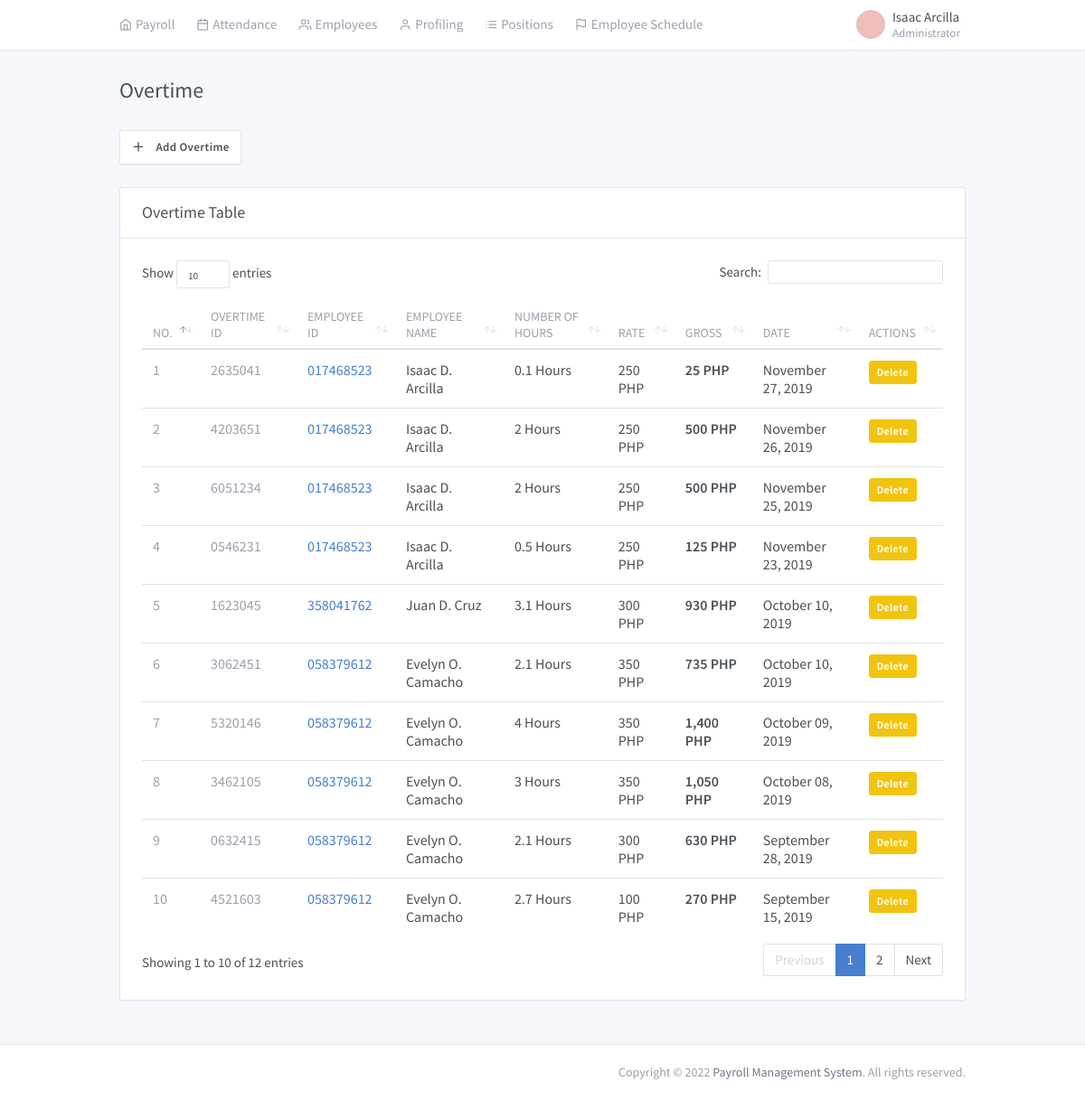
/admin/overtime.php (signed in), run on the app's committed database.
### tables this page shows
CREATE TABLE `overtime` (
  `id` int(11) NOT NULL,
  `employee_id` int(11) DEFAULT NULL,
  `overtime_id` varchar(45) DEFAULT NULL,
  `hours` double DEFAULT NULL,
  `rate_hour` double DEFAULT NULL,
  `date_overtime` varchar(45) DEFAULT NULL
);

CREATE TABLE `employees` (
  `id` int(11) NOT NULL,
  `employee_id` varchar(45) DEFAULT NULL,
  `position_id` int(11) DEFAULT NULL,
  `schedule_id` int(11) DEFAULT NULL,
  `created_on` varchar(45) DEFAULT NULL,
  `photo` longtext DEFAULT NULL,
  `fullname` varchar(45) DEFAULT NULL,
  `address` varchar(45) DEFAULT NULL,
  `email` varchar(45) DEFAULT NULL,
  `phonenumber` varchar(45) DEFAULT NULL,
  `birthdate` varchar(45) DEFAULT NULL,
  `sex` varchar(45) DEFAULT NULL,
  `position` varchar(45) DEFAULT NULL,
  `civil_status` varchar(45) DEFAULT NULL,
  `citizenship` varchar(45) DEFAULT NULL,
  `height` int(11) DEFAULT NULL,
  `weight` int(11) DEFAULT NULL,
  `religion` varchar(45) DEFAULT NULL,
  `spouse` varchar(45) DEFAULT NULL,
  `spouse_occupation` varchar(45) DEFAULT NULL,
  `father` varchar(45) DEFAULT NULL,
  `father_occupation` varchar(45) DEFAULT NULL,
  `mother` varchar(45) DEFAULT NULL,
  `mother_occupation` varchar(45) DEFAULT NULL,
  `parent_address` varchar(45) DEFAULT NULL,
  `emergency_name` varchar(45) DEFAULT NULL,
  `emergency_contact` varchar(45) DEFAULT NULL,
  `project_name` varchar(45) DEFAULT NULL,
  `site_location` varchar(45) DEFAULT NULL
);

### admin/modals/modal_add_overtime.php (called while the page is built, shortened)
<?php
 $queryPosition = "SELECT *, overtime.id AS otid, employees.employee_id AS empid FROM overtime LEFT JOIN employees ON employees.id=overtime.employee_id ORDER BY date_overtime DESC;";
 $queryResult = mysqli_query($connection, $queryPosition);
?>

### admin/session/ModelController.php (called while the page is built, shortened)
<?php
 include "Global.php";
 class Dashboard{
    public function TemporaryConnection(){
      $sql = new Controller();
      return $sql->SQLConnection();
    }
    private function TemporaryDatabase(){
      $sql = new Controller();
      return $sql->Database();
    }
    private function ConnectionCheck($connection){
      $sql = new Controller();
      return $sql->Connection($connection);
    }
	public function SelectQuery($string){
        $connection = $this->TemporaryConnection();
        if(($this -> ConnectionCheck($connection) === true)){
            $result = mysqli_query($connection, $string);
            return $result;
        }
    }
	public function GetAdministrator($username, $password){
		$query = $this->SelectQuery("SELECT * FROM `admin` WHERE `username` = '$username' AND `password` = '$password'");
		return $query;
	}
}
?>

### admin/session/Global.php (called while the page is built)
<?php
 class Controller{
	public function SQLConnection(){
		$connection = array("server" => "localhost", "user" => "root", "password" => "", "database" => "payroll");
		$connections = mysqli_connect($connection["server"], $connection["user"], $connection["password"], $connection["database"]);
		return $connections;
	}
	public function Connection($connection){
		if(!$connection){
			return false;
		}else{
			return true;
		}
	}
	public function Database(){
		$database = mysqli_select_db($this->SQLConnection(), 'payroll');
		return $database;
	}
}
?>

### admin/overtime.php (the view, shortened to what this page needs)
<?php
require_once('includes/script.php');
?>
<!doctype html>
<html lang="en" dir="ltr">
  <head>
  </head>
  <body >
    <div class="page" id="app">
      <div class="page-main">
        <div class="header collapse d-lg-flex p-0" id="headerMenuCollapse">
          <div class="container">
            <div class="row align-items-center">
              <div class="d-flex">
                <?php require_once('includes/header.php') ?>
              </div>
              <div class="col-lg order-lg-first">
                <?php require_once('includes/subheader.php') ?>
              </div>
            </div>
          </div>
        </div>
        <div class="my-3 my-md-5">
          <div class="container">
            <div class="page-header">
              <h1 class="page-title">
                Overtime
              </h1>
            </div>
            <div class="row row-cards">
              <div style="padding-left: 12px; padding-bottom: 25px;">
                <button type="button" class="btn btn-secondary" data-toggle="modal" data-target="#modal-add-overtime">
                   <i class="fe fe-plus mr-2"></i> Add Overtime
                </button>
              </div>
              <div class="col-12">
                <div class="card">
                  <div class="card-header py-3">
                    <h3 class="card-title">Overtime Table</h3>
                  </div>
                  <?php require_once('modals/modal_add_overtime.php') ?>
                  <div class="card-body">
                    <div class="table-responsive">
                      <table class="table table-hovered" id="dataTable" width="100%" cellspacing="0">
                        <thead>
                          <tr>
                            <th>No.</th>
                            <th>Overtime ID</th>
                            <th >Employee ID</th>
                            <th >Employee name</th>
                            <th >Number of hours</th>
                            <th>Rate</th>
                            <th>Gross</th>
                            <th>DATE</th>
                            <th>Actions</th>
                          </tr>
                        </thead>
                        <tbody>
                          <?php
                          $count = 0;
                          while($row = mysqli_fetch_assoc($queryResult)) {
                          $count++;
                           ?>
                          <tr>
                            <td ><span class="text-muted"><?php echo $count ?></span></td>
                            <td ><span class="text-muted"><?php echo $row['overtime_id'] ?></span></td>
                            <td ><a class="text-primary"><?php echo $row['empid'] ?></a></td>
                            <td ><a class="text-inherit"><?php echo $row['fullname'] ?></a></td>
                            <td ><a class="text-inherit"><?php echo round($row['hours'], 1) ?> Hours</a></td>
                            <td >
                              <?php echo number_format($row['rate_hour']) ?> PHP
                            </td>
                            <td ><strong><?php $gross = number_format($row['rate_hour']) * round($row['hours'], 1)   ?> <?php echo number_format($gross) ?> PHP</strong></td>
                            <td ><a class="text-inherit"><?php echo date('F d, Y', strtotime($row['date_overtime'])) ?></a></td>
                             <td >
                              <button class="btn btn-warning btn-sm " data-toggle="modal" data-target="#delete-<?php echo $row['overtime_id'] ?>">Delete</button>
                            </td>
                          </tr>
                          <?php } ?>
                        </tbody>
                      </table>
                    </div>
                  </div>
                </div>
              </div>
            </div>
          </div>
        </div>
      </div>
      <?php require_once('includes/footer.php') ?>
    </div>
  </body>
</html>

### admin/includes/header.php (shortened to what this page needs)
<?php
 $model = new Dashboard();
 $password = $_SESSION['official_password'];
 $username = $_SESSION['official_username'];
 $query = $model->GetAdministrator($username, $password);
 $admin = mysqli_fetch_assoc($query);
        $firstname = $admin['firstname'];
        $lastname = $admin['lastname'];
        $type = $admin['type'];
?>
              <div style="padding-right: 18px;" class="d-flex order-lg-2 ml-auto">
                <div class="dropdown">
                  <a href="#" class="nav-link pr-0  leading-none" data-toggle="dropdown">
                    <span class="avatar avatar-red" style="background-image: url(../demo/b6.jpg)"></span>
                    <span class="ml-2 d-none d-lg-block">
                      <span class="text-default"><?php echo $firstname ?>&nbsp<?php echo $lastname ?></span>
                      <small class="text-muted d-block mt-1"><?php echo $type?></small>
                    </span>
                  </a>
                </div>
              </div>

### data on the page
overtime: overtime "2635041", employee.employee_id "017468523", employee.fullname "Isaac D. Arcilla", hours "0.1", rate_hour "250", gross "25", date_overtime "November 27, 2019"
overtime: overtime "4203651", employee.employee_id "017468523", employee.fullname "Isaac D. Arcilla", hours "2", rate_hour "250", gross "500", date_overtime "November 26, 2019"
overtime: overtime "6051234", employee.employee_id "017468523", employee.fullname "Isaac D. Arcilla", hours "2", rate_hour "250", gross "500", date_overtime "November 25, 2019"
overtime: overtime "0546231", employee.employee_id "017468523", employee.fullname "Isaac D. Arcilla", hours "0.5", rate_hour "250", gross "125", date_overtime "November 23, 2019"
overtime: overtime "1623045", employee.employee_id "358041762", employee.fullname "Juan D. Cruz", hours "3.1", rate_hour "300", gross "930", date_overtime "October 10, 2019"
overtime: overtime "3062451", employee.employee_id "058379612", employee.fullname "Evelyn O. Camacho", hours "2.1", rate_hour "350", gross "735", date_overtime "October 10, 2019"
overtime: overtime "5320146", employee.employee_id "058379612", employee.fullname "Evelyn O. Camacho", hours "4", rate_hour "350", gross "1,400", date_overtime "October 09, 2019"
overtime: overtime "3462105", employee.employee_id "058379612", employee.fullname "Evelyn O. Camacho", hours "3", rate_hour "350", gross "1,050", date_overtime "October 08, 2019"
overtime: overtime "0632415", employee.employee_id "058379612", employee.fullname "Evelyn O. Camacho", hours "2.1", rate_hour "300", gross "630", date_overtime "September 28, 2019"
overtime: overtime "4521603", employee.employee_id "058379612", employee.fullname "Evelyn O. Camacho", hours "2.7", rate_hour "100", gross "270", date_overtime "September 15, 2019"

### other printed values
$firstname "Isaac"
$lastname "Arcilla"
$type "Administrator"
